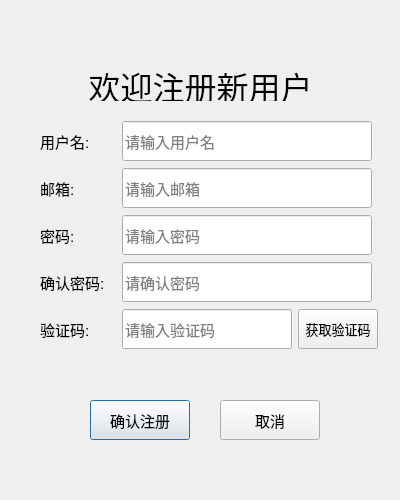
<?xml version="1.0" encoding="UTF-8"?>
<ui version="4.0">
 <class>RegisterDialog</class>
 <widget class="QDialog" name="RegisterDialog">
  <property name="geometry">
   <rect>
    <x>0</x>
    <y>0</y>
    <width>400</width>
    <height>500</height>
   </rect>
  </property>
  <property name="minimumSize">
   <size>
    <width>400</width>
    <height>500</height>
   </size>
  </property>
  <property name="maximumSize">
   <size>
    <width>400</width>
    <height>500</height>
   </size>
  </property>
  <property name="windowTitle">
   <string>用户注册</string>
  </property>
  <widget class="QLabel" name="label_welcome">
   <property name="geometry">
    <rect>
     <x>20</x>
     <y>70</y>
     <width>361</width>
     <height>31</height>
    </rect>
   </property>
   <property name="font">
    <font>
     <pointsize>24</pointsize>
    </font>
   </property>
   <property name="text">
    <string>欢迎注册新用户</string>
   </property>
   <property name="alignment">
    <set>Qt::AlignmentFlag::AlignCenter</set>
   </property>
  </widget>
  <widget class="QPushButton" name="button_confirm">
   <property name="geometry">
    <rect>
     <x>90</x>
     <y>400</y>
     <width>100</width>
     <height>40</height>
    </rect>
   </property>
   <property name="minimumSize">
    <size>
     <width>100</width>
     <height>40</height>
    </size>
   </property>
   <property name="maximumSize">
    <size>
     <width>100</width>
     <height>40</height>
    </size>
   </property>
   <property name="font">
    <font>
     <pointsize>11</pointsize>
    </font>
   </property>
   <property name="text">
    <string>确认注册</string>
   </property>
  </widget>
  <widget class="QPushButton" name="button_cancel">
   <property name="geometry">
    <rect>
     <x>220</x>
     <y>400</y>
     <width>100</width>
     <height>40</height>
    </rect>
   </property>
   <property name="minimumSize">
    <size>
     <width>100</width>
     <height>40</height>
    </size>
   </property>
   <property name="maximumSize">
    <size>
     <width>100</width>
     <height>40</height>
    </size>
   </property>
   <property name="font">
    <font>
     <pointsize>11</pointsize>
    </font>
   </property>
   <property name="text">
    <string>取消</string>
   </property>
  </widget>
  <widget class="QWidget" name="layoutWidget">
   <property name="geometry">
    <rect>
     <x>40</x>
     <y>120</y>
     <width>338</width>
     <height>261</height>
    </rect>
   </property>
   <layout class="QGridLayout" name="gridLayout">
    <item row="0" column="0">
     <widget class="QLabel" name="label_username">
      <property name="font">
       <font>
        <pointsize>11</pointsize>
       </font>
      </property>
      <property name="text">
       <string>用户名:</string>
      </property>
     </widget>
    </item>
    <item row="0" column="1" colspan="2">
     <widget class="QLineEdit" name="lineEdit_username">
      <property name="minimumSize">
       <size>
        <width>250</width>
        <height>40</height>
       </size>
      </property>
      <property name="maximumSize">
       <size>
        <width>250</width>
        <height>40</height>
       </size>
      </property>
      <property name="font">
       <font>
        <pointsize>11</pointsize>
       </font>
      </property>
      <property name="placeholderText">
       <string>请输入用户名</string>
      </property>
     </widget>
    </item>
    <item row="1" column="0">
     <widget class="QLabel" name="label_email">
      <property name="font">
       <font>
        <pointsize>11</pointsize>
       </font>
      </property>
      <property name="text">
       <string>邮箱:</string>
      </property>
     </widget>
    </item>
    <item row="1" column="1" colspan="2">
     <widget class="QLineEdit" name="lineEdit_email">
      <property name="minimumSize">
       <size>
        <width>250</width>
        <height>40</height>
       </size>
      </property>
      <property name="maximumSize">
       <size>
        <width>250</width>
        <height>40</height>
       </size>
      </property>
      <property name="font">
       <font>
        <pointsize>11</pointsize>
       </font>
      </property>
      <property name="placeholderText">
       <string>请输入邮箱</string>
      </property>
     </widget>
    </item>
    <item row="2" column="0">
     <widget class="QLabel" name="label_password">
      <property name="font">
       <font>
        <pointsize>11</pointsize>
       </font>
      </property>
      <property name="text">
       <string>密码:</string>
      </property>
     </widget>
    </item>
    <item row="2" column="1" colspan="2">
     <widget class="PasswdLineEdit" name="lineEdit_password">
      <property name="minimumSize">
       <size>
        <width>250</width>
        <height>40</height>
       </size>
      </property>
      <property name="maximumSize">
       <size>
        <width>250</width>
        <height>40</height>
       </size>
      </property>
      <property name="font">
       <font>
        <pointsize>11</pointsize>
       </font>
      </property>
      <property name="maxLength">
       <number>15</number>
      </property>
      <property name="echoMode">
       <enum>QLineEdit::EchoMode::Password</enum>
      </property>
      <property name="placeholderText">
       <string>请输入密码</string>
      </property>
     </widget>
    </item>
    <item row="3" column="0">
     <widget class="QLabel" name="label_confirmPassword">
      <property name="font">
       <font>
        <pointsize>11</pointsize>
       </font>
      </property>
      <property name="text">
       <string>确认密码:</string>
      </property>
     </widget>
    </item>
    <item row="3" column="1" colspan="2">
     <widget class="PasswdLineEdit" name="lineEdit_confirmPassword">
      <property name="minimumSize">
       <size>
        <width>250</width>
        <height>40</height>
       </size>
      </property>
      <property name="maximumSize">
       <size>
        <width>250</width>
        <height>40</height>
       </size>
      </property>
      <property name="font">
       <font>
        <pointsize>11</pointsize>
       </font>
      </property>
      <property name="maxLength">
       <number>15</number>
      </property>
      <property name="echoMode">
       <enum>QLineEdit::EchoMode::Password</enum>
      </property>
      <property name="placeholderText">
       <string>请确认密码</string>
      </property>
     </widget>
    </item>
    <item row="4" column="0">
     <widget class="QLabel" name="label_verificationCode">
      <property name="font">
       <font>
        <pointsize>11</pointsize>
       </font>
      </property>
      <property name="text">
       <string>验证码:</string>
      </property>
     </widget>
    </item>
    <item row="4" column="1">
     <widget class="QLineEdit" name="lineEdit_verificationCode">
      <property name="minimumSize">
       <size>
        <width>170</width>
        <height>40</height>
       </size>
      </property>
      <property name="maximumSize">
       <size>
        <width>170</width>
        <height>40</height>
       </size>
      </property>
      <property name="font">
       <font>
        <pointsize>11</pointsize>
       </font>
      </property>
      <property name="placeholderText">
       <string>请输入验证码</string>
      </property>
     </widget>
    </item>
    <item row="4" column="2">
     <widget class="TimerButton" name="button_get_code">
      <property name="minimumSize">
       <size>
        <width>80</width>
        <height>40</height>
       </size>
      </property>
      <property name="maximumSize">
       <size>
        <width>80</width>
        <height>40</height>
       </size>
      </property>
      <property name="font">
       <font>
        <pointsize>10</pointsize>
       </font>
      </property>
      <property name="focusPolicy">
       <enum>Qt::FocusPolicy::NoFocus</enum>
      </property>
      <property name="text">
       <string>获取验证码</string>
      </property>
     </widget>
    </item>
    <item row="5" column="0" colspan="3">
     <widget class="QLabel" name="label_errorhint">
      <property name="minimumSize">
       <size>
        <width>300</width>
        <height>20</height>
       </size>
      </property>
      <property name="maximumSize">
       <size>
        <width>500</width>
        <height>20</height>
       </size>
      </property>
      <property name="text">
       <string/>
      </property>
      <property name="alignment">
       <set>Qt::AlignmentFlag::AlignCenter</set>
      </property>
     </widget>
    </item>
   </layout>
  </widget>
 </widget>
 <customwidgets>
  <customwidget>
   <class>PasswdLineEdit</class>
   <extends>QLineEdit</extends>
   <header>custom/PasswdLineEdit.h</header>
  </customwidget>
  <customwidget>
   <class>TimerButton</class>
   <extends>QPushButton</extends>
   <header>custom/TimerButton.h</header>
  </customwidget>
 </customwidgets>
 <resources/>
 <connections>
  <connection>
   <sender>button_cancel</sender>
   <signal>clicked()</signal>
   <receiver>RegisterDialog</receiver>
   <slot>reject()</slot>
   <hints>
    <hint type="sourcelabel">
     <x>283</x>
     <y>428</y>
    </hint>
    <hint type="destinationlabel">
     <x>402</x>
     <y>410</y>
    </hint>
   </hints>
  </connection>
 </connections>
</ui>
